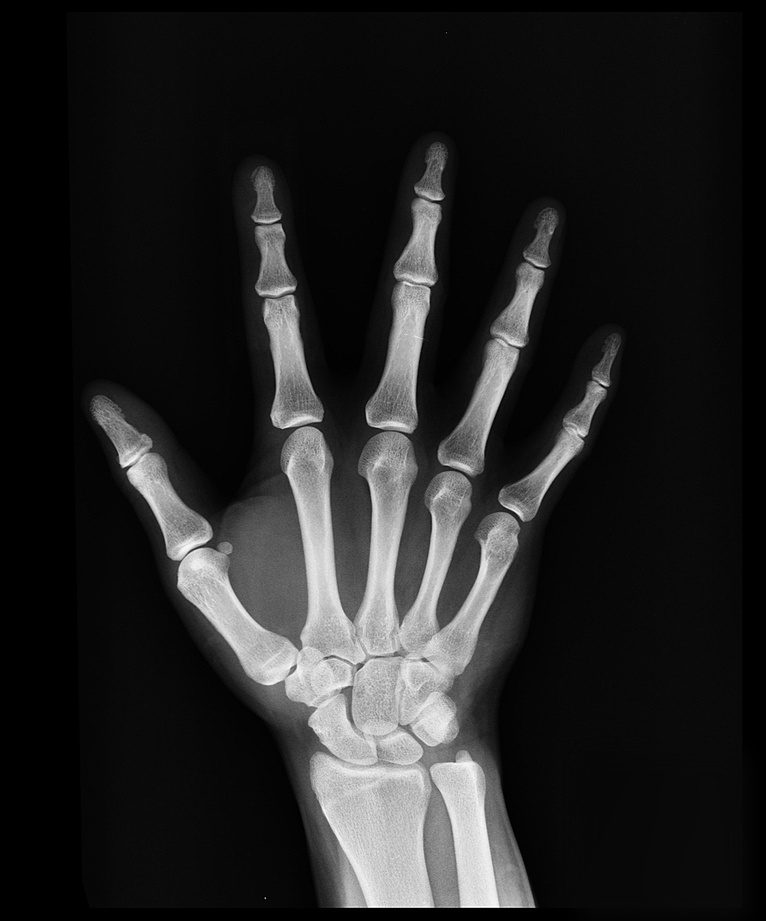
#> input picture NM/HandX-ray_image.jpg, 766 x 921 px, shrunk from 1597 x 1920 before the run, found by its file name
$ python 'Healthcare Imaging Analysis.py'
#> lines starting #> are read from the running program, lines starting #| are printed output that depends on the picture; after the words box and inside, x2 and y2 are one past the last pixel; in counts of white or black regions, pixels touching at a corner belong together
import cv2
import numpy as np
import matplotlib.pyplot as plt
import os

def detect_abnormalities(image_path):
#> called with image_path = 'D:/NM/HandX-ray_image.jpg'
    img = cv2.imread(image_path, cv2.IMREAD_GRAYSCALE)
#> img is the input picture: shape (921, 766); min 0, max 255, mean 36.6

    if img is None:
        print(f"❌ File not found or invalid format: {image_path}")
        return
    blurred = cv2.GaussianBlur(img, (5, 5), 0)

    _, thresh = cv2.threshold(blurred, 180, 255, cv2.THRESH_BINARY)
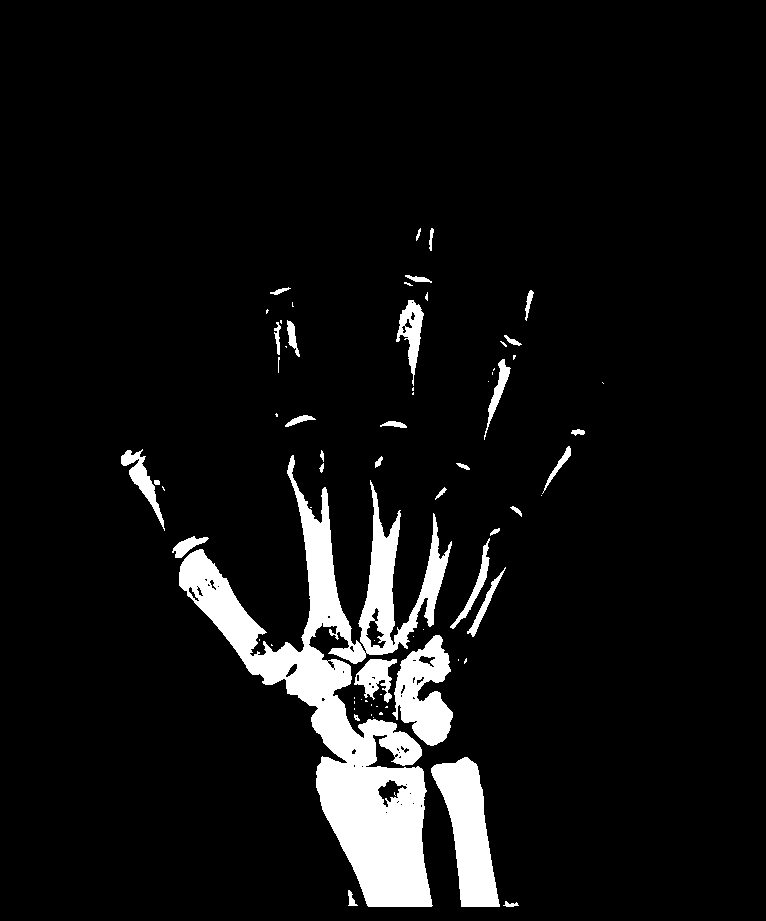
#> thresh: shape (921, 766); 7% white; 72 white regions (39 under 20 px)

    contours, _ = cv2.findContours(thresh, cv2.RETR_EXTERNAL, cv2.CHAIN_APPROX_SIMPLE)
#> contours = 70 contours, 42 with area under 20; largest, box (x1, y1, x2, y2) and area: (179, 455, 452, 907) 33037, (431, 757, 500, 907) 5320, (392, 635, 453, 746) 3868, (396, 300, 424, 386) 957, (354, 659, 397, 703) 892

    # Convert grayscale to BGR for color bounding boxes
    output_img = cv2.cvtColor(img, cv2.COLOR_GRAY2BGR)

    for contour in contours:
        area = cv2.contourArea(contour)
        if area > 100:  # Ignore very small regions
            x, y, w, h = cv2.boundingRect(contour)
            cv2.rectangle(output_img, (x, y), (x+w, y+h), (0, 0, 255), 2)
#> this loop made 70 passes
#> (area, x, y, w, h) on passes 3, 18, 23, 25, 26, 27, 38, 40, 41, 44, 52, 59: (5319.5, 431, 757, 69, 150), (892, 354, 659, 43, 44), (3868, 392, 635, 61, 111), (336, 467, 567, 39, 70), (474.5, 450, 538, 40, 91), (310, 172, 536, 37, 22), (33037, 179, 455, 273, 452), (824, 121, 449, 44, 82), (180.5, 542, 446, 29, 48), (118.5, 285, 415, 31, 12), (427.5, 484, 359, 27, 81), (173, 287, 320, 13, 37)
#> area on passes 1, 2, 28, 30, 32, 35: 35, 57.5, 27, 35, 33.5, 33.5
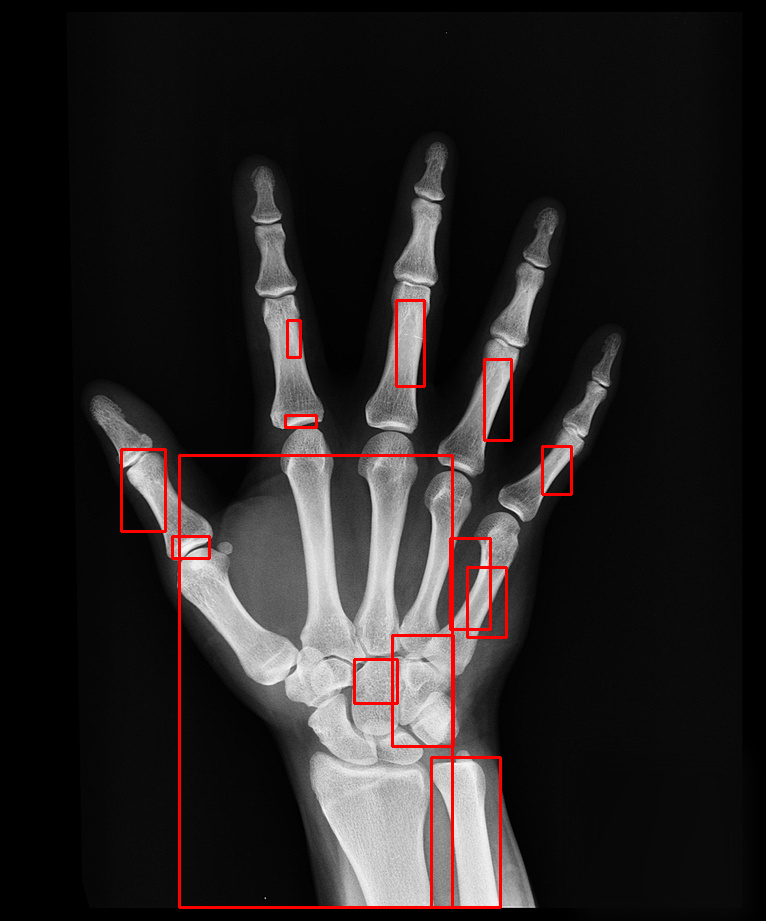
#> output_img: shape (921, 766, 3); 1.64% of pixels changed, all inside (x1, y1, x2, y2) = (120, 299, 573, 909)

    plt.figure(figsize=(10, 6))
    plt.title("Detected Abnormalities")
    plt.imshow(cv2.cvtColor(output_img, cv2.COLOR_BGR2RGB))
    plt.axis('off')
    plt.show()

# Change this to your image file name
image_path = "D:/NM/HandX-ray_image.jpg"
detect_abnormalities(image_path)
